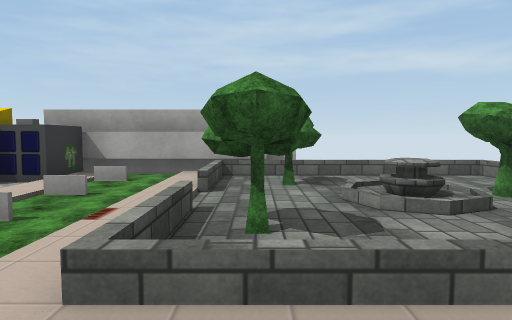
[1] (above)

13 first-person views from a walk through a scene from a Unity 3-D project. The camera is 1.4 m above the floor, tilts 4° down and sees 75° across. The floor is counted in squares, 2 m on a side. Each view is taken from the middle of a square. On the plan, view 1 faces up. The plan holds only what a view shows up to about 10 squares ahead; the rest is blank. Some surface patterns are stand-ins.

[2]
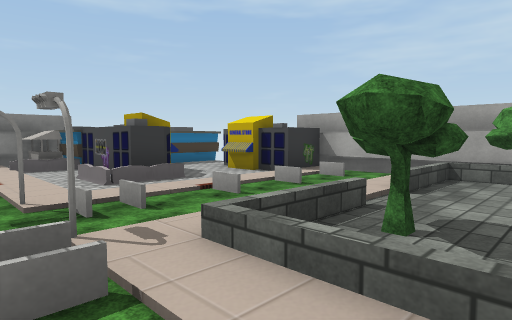

[3]
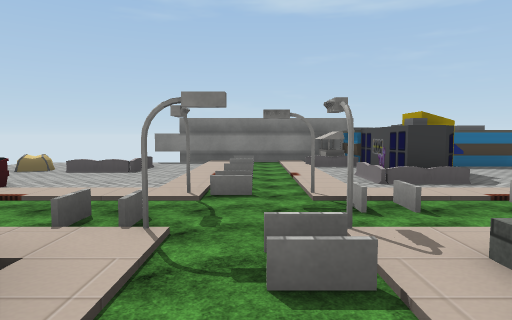

[4]
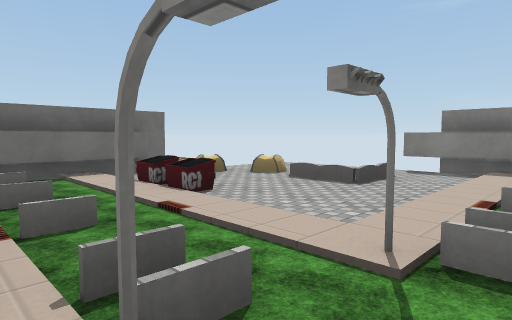

[5]
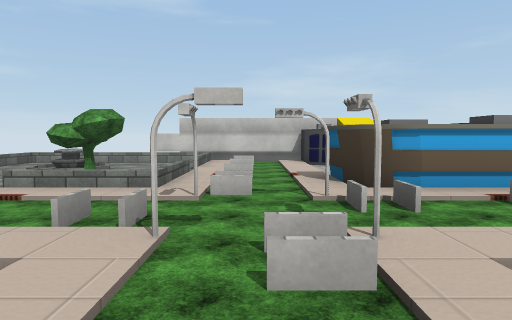

[6]
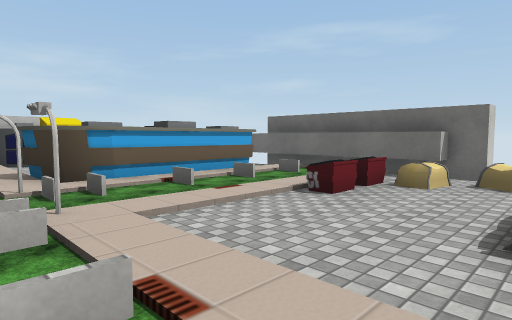

[7]
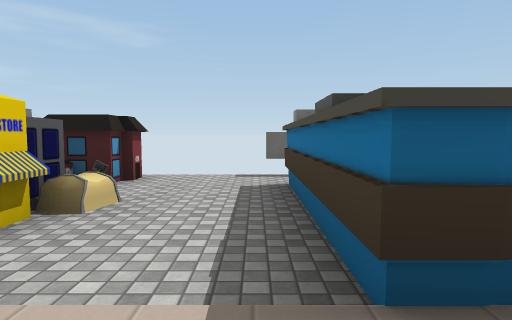

[8]
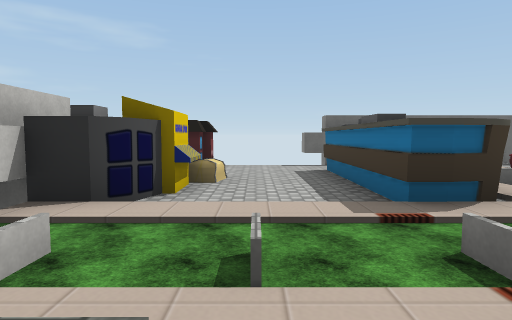

[9]
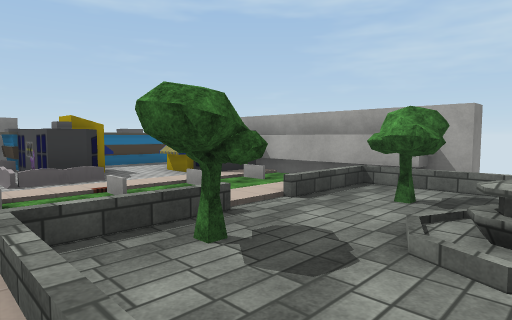

[10]
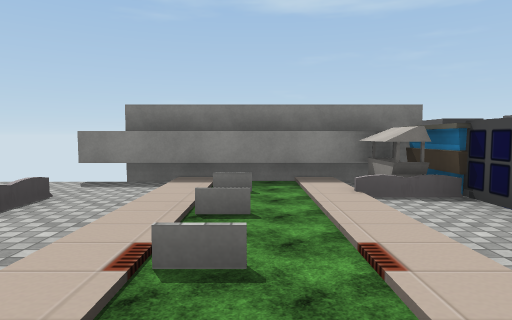

[11]
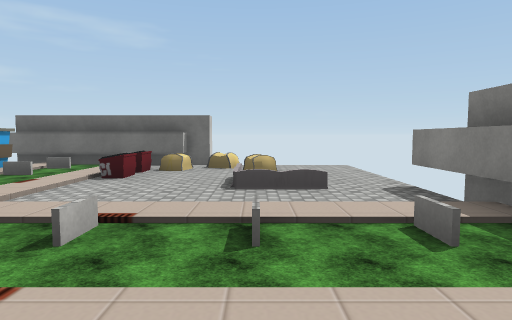

[12]
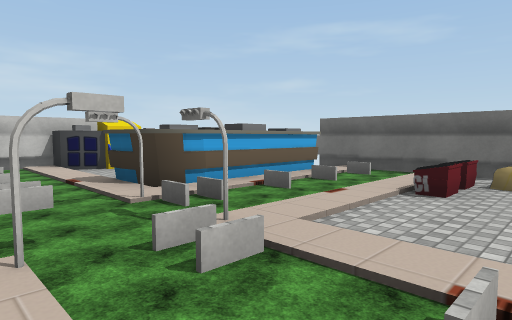

[13]
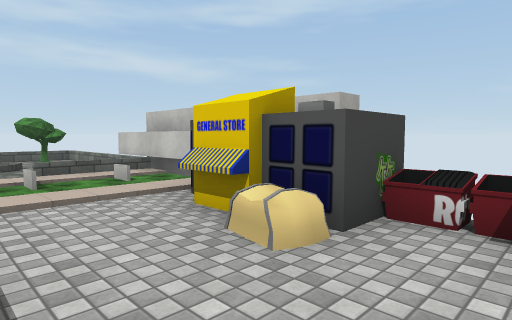

### Floor plan
Key: @ floor where view 1 was taken; # wall or solid block; x gap in a wall; . floor; / step, stairs or slope; = window, fence, low wall or low ledge; ^ raised ledge; T tree; F fence; O other object.
Columns run from 9 left of view 1 to 5 right of it. Each row starts with its distance up from view 1.
  7      ######
  6   # OO../##===
  5   #.OO../TT..=
  4   #O..../..#T=
  3 ###OO/../T...#
  2 #OF.//../T...^#
  1 #./...#.#/////#
  0 #........@....#
 -1 #.....#.##....#
 -2 #.......##..OO#
 -3 x.......##..OO
 -4  ....O..##...O
 -5  ..OOO..##..OO
 -6  ...=.......OO
 -7     ######x

Where each view was taken, in squares from view 1:
view 1: 0 up, 0 right, facing up
view 2: 0 up, 1 right, facing up-left
view 3: 0 up, 1 right, facing left
view 4: 0 up, 1 left, facing down-left
view 5: 0 up, 5 left, facing right
view 6: 0 up, 6 left, facing down-right
view 7: 0 up, 1 right, facing down
view 8: 2 up, 2 right, facing down
view 9: 1 up, 2 right, facing up-left
view 10: 0 up, 3 left, facing left
view 11: 2 up, 6 left, facing down
view 12: 1 up, 5 left, facing down-right
view 13: 5 down, 1 right, facing up-right
